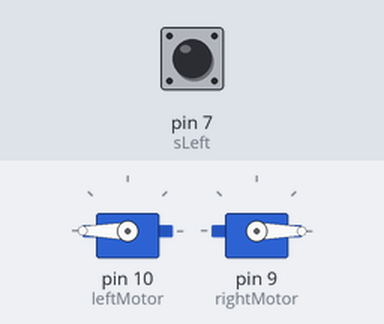
The sketch below on a simulated Arduino Uno, built with avr-gcc and run on an emulated ATmega328P. Shown: 2 × servo. The test bench sets the inputs (shaded band); at power-on: pin 7 (sLeft) HIGH. What the sketch prints to the serial monitor is not drawn.

Above: at 0.05 s.
Timing chart, 0 to 3.5 s (numbered marks = the images above):
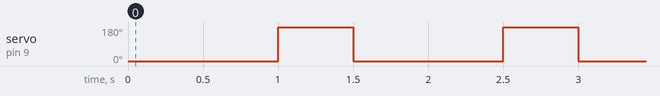

Measured:
- by itself, servo on pin 9 (rightMotor): alternates 180° for 0.50 s and 0° for 1.0 s

The sketch:

Sumo_2.0_Black.ino
```cpp
#include <Servo.h>

/* Sumo 2.0
 Description - Sumobot with modified servos for continous rotation
               Can also do line following and works decent as a paper weight
 Functions:
      goForward()   - LeftMotor set to 0
                    - RightMotor set to 180
      goBackwards() - Left Motor set to 180
                    - RightMotor set to 0
                    - then turn
*/


////// Servos //////
Servo leftMotor;
Servo rightMotor;
///////////////////

///// Line Sensor ////
int sLeft = 7;
int sCenter = 6;
int sRight = 5;
//////////////4///////


void setup() {
  Serial.begin(9600);

  // The sensor will give us input
  pinMode(sLeft, INPUT);
  pinMode(sCenter, INPUT);

  pinMode(sRight, INPUT);

  // This is where we attach the servos
  leftMotor.attach(10);
  rightMotor.attach(9);
}

// Goes on FOREVER. Or until the battery runs out
void loop() {

  // is it ok to go forward? Go check the sensor
  if(checkSensor()){
    // ok to go forward!
    goForward();
  }else{
    // NOT ok to go forward
    goBackwards();
  }
}

////////////////////// Functions //////////////////////

/* if the sensor is on a black line it gives out a value of '0'
   ;and a zero means OFF; and OFF means theres no light
*/
boolean checkSensor(){
  if((digitalRead(sLeft) == 0  &&
      digitalRead(sCenter) == 0 &&
      digitalRead(sRight) == 0)){
    Serial.println("No white line");
    return true;
  }
  else{
    Serial.println("oh white line. GO BACK NOWWW");
    return false;
  }
}

void goForward(){
  leftMotor.write(0);
  rightMotor.write(180);
}

void goBackwards(){
  leftMotor.write(180);
  rightMotor.write(0);
  delay(1000);
  leftMotor.write(180);
  rightMotor.write(180);
  delay(500);
}

///////////////////////////////////////////////////////
```
